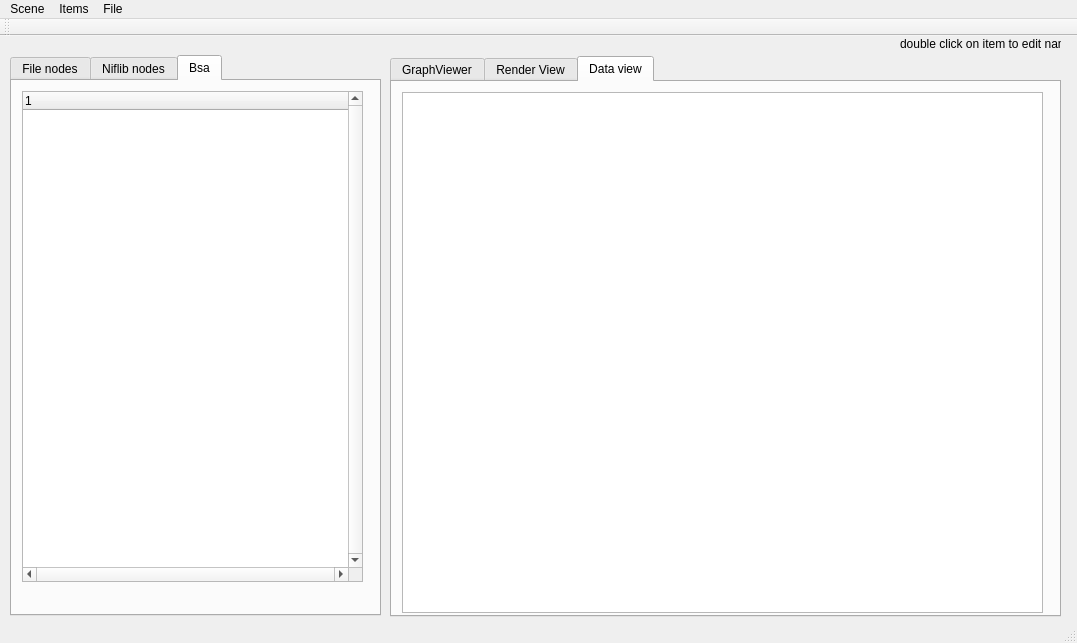
<?xml version="1.0" encoding="UTF-8"?>
<ui version="4.0">
 <class>MainWindow</class>
 <widget class="QMainWindow" name="MainWindow">
  <property name="geometry">
   <rect>
    <x>0</x>
    <y>0</y>
    <width>1077</width>
    <height>643</height>
   </rect>
  </property>
  <property name="mouseTracking">
   <bool>true</bool>
  </property>
  <property name="acceptDrops">
   <bool>true</bool>
  </property>
  <property name="windowTitle">
   <string>MainWindow</string>
  </property>
  <widget class="QWidget" name="centralWidget">
   <property name="acceptDrops">
    <bool>true</bool>
   </property>
   <widget class="QTabWidget" name="tabWidget">
    <property name="geometry">
     <rect>
      <x>390</x>
      <y>20</y>
      <width>671</width>
      <height>561</height>
     </rect>
    </property>
    <property name="acceptDrops">
     <bool>true</bool>
    </property>
    <property name="currentIndex">
     <number>2</number>
    </property>
    <widget class="QWidget" name="tab">
     <attribute name="title">
      <string>GraphViewer</string>
     </attribute>
     <widget class="qview" name="graphicsView">
      <property name="geometry">
       <rect>
        <x>10</x>
        <y>10</y>
        <width>641</width>
        <height>531</height>
       </rect>
      </property>
      <property name="mouseTracking">
       <bool>true</bool>
      </property>
      <property name="verticalScrollBarPolicy">
       <enum>Qt::ScrollBarAlwaysOn</enum>
      </property>
      <property name="horizontalScrollBarPolicy">
       <enum>Qt::ScrollBarAlwaysOn</enum>
      </property>
      <property name="dragMode">
       <enum>QGraphicsView::RubberBandDrag</enum>
      </property>
      <property name="transformationAnchor">
       <enum>QGraphicsView::AnchorUnderMouse</enum>
      </property>
      <property name="resizeAnchor">
       <enum>QGraphicsView::AnchorUnderMouse</enum>
      </property>
      <property name="rubberBandSelectionMode">
       <enum>Qt::ContainsItemBoundingRect</enum>
      </property>
     </widget>
    </widget>
    <widget class="QWidget" name="tab_2">
     <attribute name="title">
      <string>Render View</string>
     </attribute>
     <widget class="opengl" name="widget" native="true">
      <property name="geometry">
       <rect>
        <x>10</x>
        <y>10</y>
        <width>641</width>
        <height>521</height>
       </rect>
      </property>
     </widget>
    </widget>
    <widget class="QWidget" name="tab_3">
     <attribute name="title">
      <string>Data view</string>
     </attribute>
     <widget class="QTableWidget" name="tableWidget">
      <property name="geometry">
       <rect>
        <x>10</x>
        <y>10</y>
        <width>641</width>
        <height>521</height>
       </rect>
      </property>
      <property name="editTriggers">
       <set>QAbstractItemView::NoEditTriggers</set>
      </property>
     </widget>
    </widget>
   </widget>
   <widget class="QTabWidget" name="tabWidget_2">
    <property name="geometry">
     <rect>
      <x>10</x>
      <y>19</y>
      <width>371</width>
      <height>561</height>
     </rect>
    </property>
    <property name="currentIndex">
     <number>2</number>
    </property>
    <widget class="QWidget" name="tab_5">
     <attribute name="title">
      <string>File nodes</string>
     </attribute>
     <widget class="QTreeWidget" name="treeWidget">
      <property name="geometry">
       <rect>
        <x>10</x>
        <y>10</y>
        <width>351</width>
        <height>501</height>
       </rect>
      </property>
      <property name="mouseTracking">
       <bool>true</bool>
      </property>
      <property name="acceptDrops">
       <bool>true</bool>
      </property>
      <property name="editTriggers">
       <set>QAbstractItemView::DoubleClicked</set>
      </property>
      <property name="dragEnabled">
       <bool>true</bool>
      </property>
      <property name="dragDropMode">
       <enum>QAbstractItemView::DragDrop</enum>
      </property>
      <property name="defaultDropAction">
       <enum>Qt::IgnoreAction</enum>
      </property>
      <property name="alternatingRowColors">
       <bool>true</bool>
      </property>
      <attribute name="headerHighlightSections">
       <bool>false</bool>
      </attribute>
      <column>
       <property name="text">
        <string notr="true">1</string>
       </property>
      </column>
     </widget>
    </widget>
    <widget class="QWidget" name="tab_6">
     <attribute name="title">
      <string>Niflib nodes</string>
     </attribute>
     <widget class="QListWidget" name="listWidget">
      <property name="geometry">
       <rect>
        <x>10</x>
        <y>10</y>
        <width>351</width>
        <height>491</height>
       </rect>
      </property>
      <property name="mouseTracking">
       <bool>false</bool>
      </property>
      <property name="acceptDrops">
       <bool>false</bool>
      </property>
      <property name="dragEnabled">
       <bool>true</bool>
      </property>
      <property name="dragDropMode">
       <enum>QAbstractItemView::DragDrop</enum>
      </property>
     </widget>
    </widget>
    <widget class="QWidget" name="tab_4">
     <attribute name="title">
      <string>Bsa</string>
     </attribute>
     <widget class="QTreeWidget" name="treeWidget_2">
      <property name="geometry">
       <rect>
        <x>10</x>
        <y>10</y>
        <width>341</width>
        <height>491</height>
       </rect>
      </property>
      <property name="verticalScrollBarPolicy">
       <enum>Qt::ScrollBarAlwaysOn</enum>
      </property>
      <property name="horizontalScrollBarPolicy">
       <enum>Qt::ScrollBarAlwaysOn</enum>
      </property>
      <column>
       <property name="text">
        <string notr="true">1</string>
       </property>
      </column>
     </widget>
    </widget>
   </widget>
   <widget class="QLabel" name="label_2">
    <property name="geometry">
     <rect>
      <x>900</x>
      <y>0</y>
      <width>161</width>
      <height>16</height>
     </rect>
    </property>
    <property name="text">
     <string>double click on item to edit name</string>
    </property>
   </widget>
  </widget>
  <widget class="QMenuBar" name="menuBar">
   <property name="geometry">
    <rect>
     <x>0</x>
     <y>0</y>
     <width>1077</width>
     <height>21</height>
    </rect>
   </property>
   <widget class="QMenu" name="menuScene">
    <property name="title">
     <string>Scene</string>
    </property>
    <addaction name="actionNew_Scene"/>
   </widget>
   <widget class="QMenu" name="menuItems">
    <property name="title">
     <string>Items</string>
    </property>
    <addaction name="actionAdd_Node"/>
    <addaction name="actionAdd_Link"/>
    <addaction name="actionEdit_Link_properties"/>
    <addaction name="actionEdit_Node_properties"/>
    <addaction name="actionAdd_node_from_selected"/>
    <addaction name="actionDelete_selected"/>
    <addaction name="actionClear_all_selection_in_lists"/>
   </widget>
   <widget class="QMenu" name="menuFile">
    <property name="title">
     <string>File</string>
    </property>
    <addaction name="actionOpenfile"/>
    <addaction name="actionSave_file"/>
    <addaction name="actionLoad_nif_xml"/>
   </widget>
   <addaction name="menuScene"/>
   <addaction name="menuItems"/>
   <addaction name="menuFile"/>
  </widget>
  <widget class="QToolBar" name="mainToolBar">
   <attribute name="toolBarArea">
    <enum>TopToolBarArea</enum>
   </attribute>
   <attribute name="toolBarBreak">
    <bool>false</bool>
   </attribute>
  </widget>
  <widget class="QStatusBar" name="statusBar"/>
  <action name="actionNew_Scene">
   <property name="text">
    <string>new Scene</string>
   </property>
  </action>
  <action name="actionAdd_Node">
   <property name="text">
    <string>add Node</string>
   </property>
  </action>
  <action name="actionAdd_Link">
   <property name="text">
    <string>add Link</string>
   </property>
  </action>
  <action name="actionEdit_Link_properties">
   <property name="text">
    <string>edit Link properties</string>
   </property>
  </action>
  <action name="actionEdit_Node_properties">
   <property name="text">
    <string>edit Node properties</string>
   </property>
  </action>
  <action name="actionOpenfile">
   <property name="text">
    <string>Openfile</string>
   </property>
  </action>
  <action name="actionSave_file">
   <property name="text">
    <string>Save file</string>
   </property>
  </action>
  <action name="actionAdd_node_from_selected">
   <property name="text">
    <string>add node from selected niflib list</string>
   </property>
  </action>
  <action name="actionDelete_selected">
   <property name="text">
    <string>delete selected</string>
   </property>
  </action>
  <action name="actionClear_all_selection_in_lists">
   <property name="text">
    <string>clear all selection in lists</string>
   </property>
  </action>
  <action name="actionLoad_nif_xml">
   <property name="text">
    <string>load nif.xml</string>
   </property>
  </action>
 </widget>
 <layoutdefault spacing="6" margin="11"/>
 <customwidgets>
  <customwidget>
   <class>opengl</class>
   <extends>QWidget</extends>
   <header>opengl.h</header>
   <container>1</container>
  </customwidget>
  <customwidget>
   <class>qview</class>
   <extends>QGraphicsView</extends>
   <header>qview.h</header>
  </customwidget>
 </customwidgets>
 <resources/>
 <connections/>
</ui>
